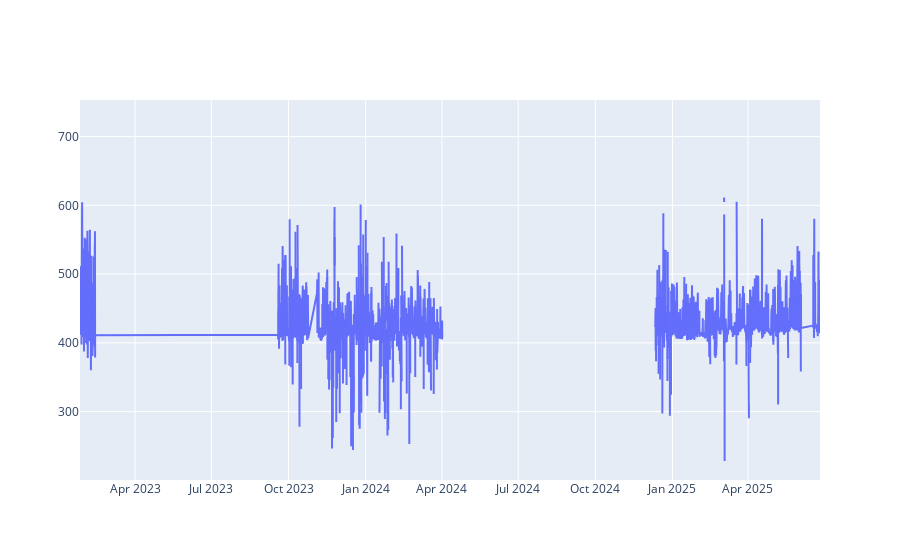

Notebook code cell kept with this figure:
### Code cell
eddy_data = eddy_data.sort_values(['TIMESTAMP_START'])


import plotly.graph_objects as go

# ----- assume `hourly` already exists from the resample/agg step -----
# If not, run the block from the previous answer first.

fig = go.Figure()

# 1) add the “central-tendency” curves
fig.add_scatter(
    x=pd.to_datetime(eddy_data['TIMESTAMP_START'],format="%Y%m%d%H%M"), y=eddy_data['CO2'],
    mode="lines", name="mean"
)

### Figure 1 — Plotly figure (JSON) as saved in the notebook; plotly's stock layout.template omitted (floating-point values rounded to 4 significant figures; data arrays with more than 128 entries replaced by an {"elided": "..."} marker saying what was removed)
{"data": [{"mode": "lines", "name": "mean", "type": "scatter", "x": {"elided": "18420 str values"}, "y": {"elided": "18420 float values"}}], "layout": {}}
